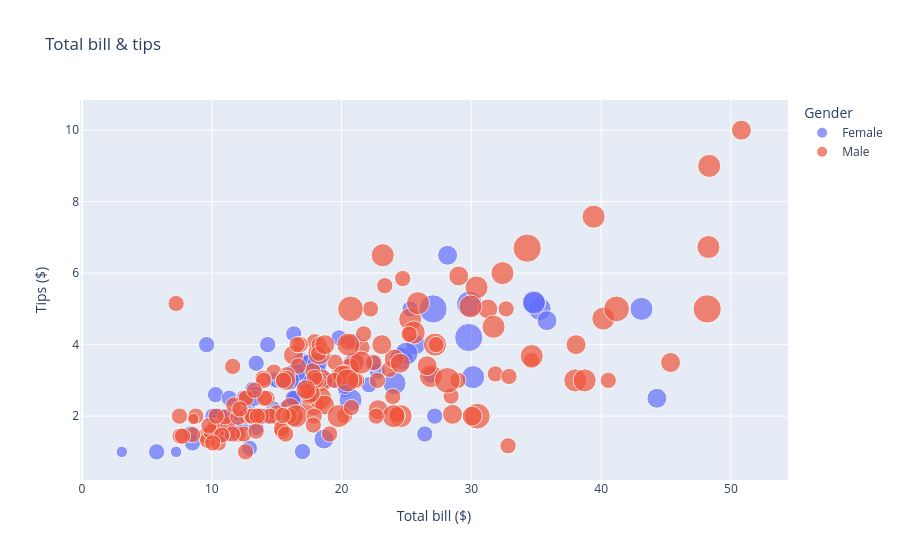

The notebook cell saved with this chart:
### Code cell
# 5. Інтерактивна діаграма розсіювання
# Створіть з допомогою бібліотек Plotly інтерактивний scatter plot для total_bill vs tip з кольором за статтю (sex).
fig = px.scatter(df, x="total_bill", y="tip", color="sex",
                title="Total bill & tips",
                size='size',  # Розмір точки = розмір групи
                hover_data=['day', 'time'],
                labels={"total_bill": "Total bill ($)", "tip": "Tips ($)", "sex": "Gender", 'size': 'Розмір групи'},
                color_continuous_scale="RdYlGn")
fig.show()

### Figure 1 — Plotly figure (JSON) as saved in the notebook; plotly's stock layout.template omitted (floating-point values rounded to 4 significant figures; data arrays with more than 128 entries replaced by an {"elided": "..."} marker saying what was removed)
{"data": [{"customdata": {"elided": "87x2 str values"}, "hovertemplate": "Gender=Female<br>Total bill ($)=%{x}<br>Tips ($)=%{y}<br>Розмір групи=%{marker.size}<br>day=%{customdata[0]}<br>time=%{customdata[1]}<extra></extra>", "legendgroup": "Female", "marker": {"color": "#636efa", "size": [2, 4, 4, 2, 3, 3, 2, 2, 2, 2, 4, 3, 2, 4, 2, 2, 1, 3, 2, 2, 2, 1, 4, 2, 2, 2, 2, 2, 3, 2, 2, 2, 1, 3, 2, 2, 2, 4, 2, 2, 6, 2, 2, 2, 2, 2, 2, 2, 2, 2, 2, 2, 6, 2, 2, 3, 2, 5, 4, 2, 3, 2, 2, 2, 2, 3, 3, 2, 4, 2, 2, 2, 2, 3, 2, 2, 3, 2, 4, 2, 3, 2, 2, 2, 3, 2, 2], "sizemode": "area", "sizeref": 0.015, "symbol": "circle"}, "mode": "markers", "name": "Female", "orientation": "v", "showlegend": true, "type": "scatter", "x": [16.99, 24.59, 35.26, 14.83, 10.33, 16.97, 20.29, 15.77, 19.65, 15.06, 20.69, 16.93, 10.29, 34.81, 26.41, 16.45, 3.07, 17.07, 26.86, 25.28, 14.73, 10.07, 34.83, 5.75, 16.32, 22.75, 11.35, 15.38, 44.3, 22.42, 20.92, 14.31, 7.25, 25.71, 17.31, 10.65, 12.43, 24.08, 13.42, 12.48, 29.8, 14.52, 11.38, 20.27, 11.17, 12.26, 18.26, 8.51, 10.33, 14.15, 13.16, 17.47, 27.05, 16.43, 8.35, 18.64, 11.87, 29.85, 25.0, 13.39, 16.21, 17.51, 10.59, 10.63, 9.6, 20.9, 18.15, 19.81, 43.11, 13.0, 12.74, 13.0, 16.4, 16.47, 12.76, 13.27, 28.17, 12.9, 30.14, 13.42, 15.98, 16.27, 10.09, 22.12, 35.83, 27.18, 18.78], "xaxis": "x", "y": [1.01, 3.61, 5.0, 3.02, 1.67, 3.5, 2.75, 2.23, 3.0, 3.0, 2.45, 3.07, 2.6, 5.2, 1.5, 2.47, 1.0, 3.0, 3.14, 5.0, 2.2, 1.83, 5.17, 1.0, 4.3, 3.25, 2.5, 3.0, 2.5, 3.48, 4.08, 4.0, 1.0, 4.0, 3.5, 1.5, 1.8, 2.92, 1.68, 2.52, 4.2, 2.0, 2.0, 2.83, 1.5, 2.0, 3.25, 1.25, 2.0, 2.0, 2.75, 3.5, 5.0, 2.3, 1.5, 1.36, 1.63, 5.14, 3.75, 2.61, 2.0, 3.0, 1.61, 2.0, 4.0, 3.5, 3.5, 4.19, 5.0, 2.0, 2.01, 2.0, 2.5, 3.23, 2.23, 2.5, 6.5, 1.1, 3.09, 3.48, 3.0, 2.5, 2.0, 2.88, 4.67, 2.0, 3.0], "yaxis": "y"}, {"customdata": {"elided": "157x2 str values"}, "hovertemplate": "Gender=Male<br>Total bill ($)=%{x}<br>Tips ($)=%{y}<br>Розмір групи=%{marker.size}<br>day=%{customdata[0]}<br>time=%{customdata[1]}<extra></extra>", "legendgroup": "Male", "marker": {"color": "#EF553B", "size": {"elided": "157 int values"}, "sizemode": "area", "sizeref": 0.015, "symbol": "circle"}, "mode": "markers", "name": "Male", "orientation": "v", "showlegend": true, "type": "scatter", "x": {"elided": "157 float values"}, "xaxis": "x", "y": {"elided": "157 float values"}, "yaxis": "y"}], "layout": {"legend": {"itemsizing": "constant", "title": {"text": "Gender"}, "tracegroupgap": 0}, "title": {"text": "Total bill & tips"}, "xaxis": {"anchor": "y", "domain": [0, 1], "title": {"text": "Total bill ($)"}}, "yaxis": {"anchor": "x", "domain": [0, 1], "title": {"text": "Tips ($)"}}}}
